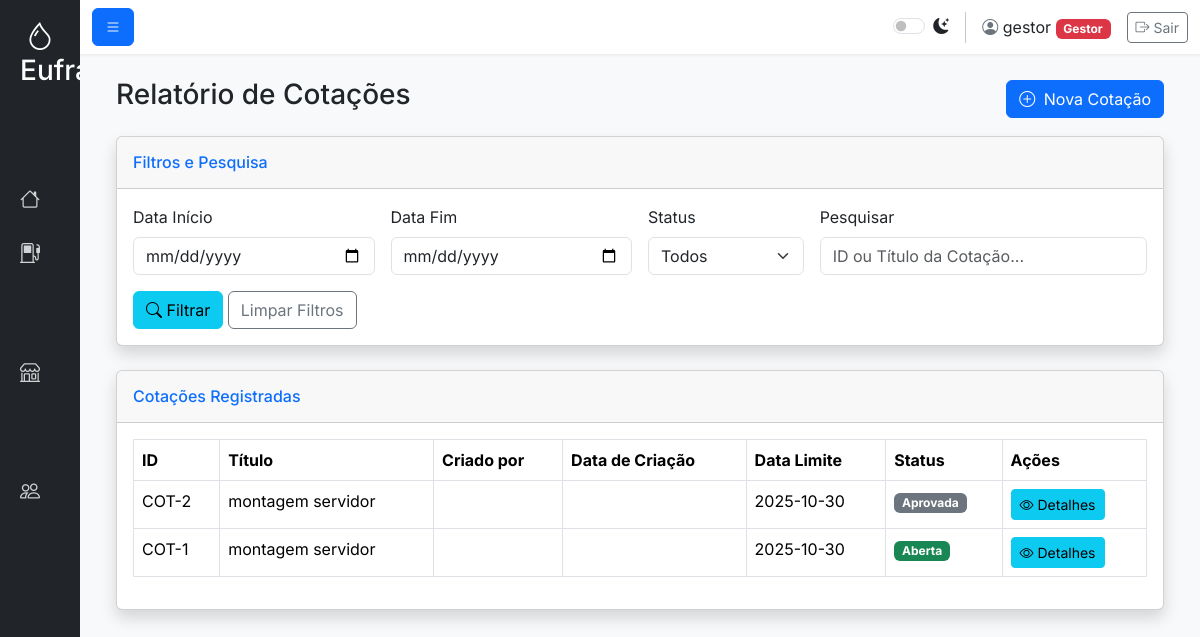
/dealers/cotacoes-relatorio (signed in), run on an earlier commit of the app's database.
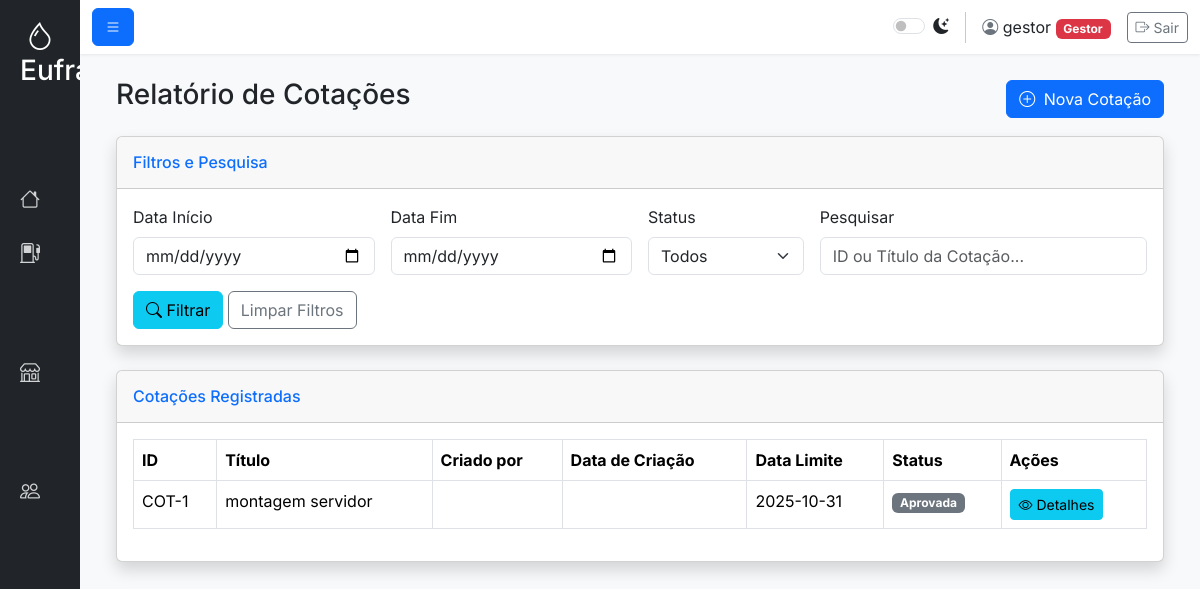
And on a later commit of the database.
### tables this page shows
CREATE TABLE cotacoes (
                id INTEGER PRIMARY KEY, user_id INTEGER, titulo TEXT, data_limite TEXT,
                observacoes TEXT, status TEXT, data_aprovacao TEXT, data_registro TEXT
            , criado_por_id INTEGER REFERENCES users(id));

### app.py (the view, shortened to what this page needs)
@app.route('/dealers/cotacoes-relatorio', methods=['GET', 'POST'])
@login_required
@roles_required(['Administrador', 'Gestor', 'Comprador'])
def cotacoes_relatorio():
    filtros = {
        'data_inicio': request.args.get('data_inicio', ''),
        'data_fim': request.args.get('data_fim', ''),
        'status': request.args.get('status', ''),
        'pesquisa': request.args.get('pesquisa', '')
    }
    cotacoes_list = obter_cotacoes_com_filtros(**filtros)
    return render_template('cotacoes_relatorio.html', active_page='cotacoes', cotacoes=cotacoes_list, filtros=filtros)

### app.py (called while the page is built)
@app.before_request
def load_logged_in_user():
    user_id = session.get('user_id')
    g.user = get_user_by_id(user_id) if user_id else None

def login_required(view):
    @wraps(view)
    def wrapped_view(*args, **kwargs):
        if g.user is None:
            flash('Você precisa estar logado para acessar esta página.', 'warning')
            return redirect(url_for('login'))
        return view(*args, **kwargs)
    return wrapped_view

def roles_required(roles):
    def wrapper(view):
        @wraps(view)
        def wrapped_view(*args, **kwargs):
            if g.user is None:
                flash('Você precisa estar logado para acessar esta página.', 'warning')
                return redirect(url_for('login'))
            if g.user['role'] not in roles and g.user['role'] != 'Administrador':
                flash('Acesso negado. Sua função não permite acessar esta página.', 'danger')
                return redirect(url_for('index'))
            return view(*args, **kwargs)
        return wrapped_view
    return wrapper

@app.context_processor
def inject_now():
    return {'now': datetime.now(), 'g': g}

### templates/cotacoes_relatorio.html (shortened to what the changed rows need)
{% extends "base.html" %}
{% block content %}
<div class="container-fluid">
    <div class="d-flex justify-content-between align-items-center mb-3">
        <h1 class="h3 text-gray-800">Relatório de Cotações</h1>
    </div>
    <div class="card shadow mb-4">
        <div class="card-body">
            <div class="table-responsive">
                <table class="table table-bordered" id="dataTable" width="100%" cellspacing="0">
                    <thead>
                        <tr>
                            <th>ID</th>
                            <th>Título</th>
                            <th>Criado por</th>
                            <th>Data de Criação</th>
                            <th>Data Limite</th>
                            <th>Status</th>
                            <th>Ações</th>
                        </tr>
                    </thead>
                    <tbody>
                        {% if cotacoes %}
                            {% for cotacao in cotacoes %}
                            <tr>
                                <td>COT-{{ cotacao.id }}</td>
                                <td>{{ cotacao.titulo }}</td>
                                <td>{{ cotacao.criado_por_username }}</td>
                                <td>{{ cotacao.data_criacao }}</td>
                                <td>{{ cotacao.data_limite }}</td>
                                <td>
                                    <span class="badge {% if cotacao.status == 'Aberta' %}bg-success{% else %}bg-secondary{% endif %}">
                                        {{ cotacao.status }}
                                    </span>
                                </td>
                                <td>
                                    <a href="{{ url_for('cotacao_detalhe', cotacao_id=cotacao.id) }}" class="btn btn-info btn-sm">
                                        <i class="bi bi-eye"></i> Detalhes
                                    </a>
                                </td>
                            </tr>
                            {% endfor %}
                        {% else %}
                            <tr>
                                <td colspan="7" class="text-center">Nenhuma cotação encontrada. Cadastre uma nova para começar.</td>
                            </tr>
                        {% endif %}
                    </tbody>
                </table>
            </div>
        </div>
    </div>
</div>
{% endblock %}

What changed in the data, as far as the page shows it:
removed cotacoes: id "2", titulo "montagem servidor", data_limite "2025-10-30", status "Aprovada"
changed cotacoes "montagem servidor": data_limite "2025-10-30" → "2025-10-31"; status "Aberta" → "Aprovada"
